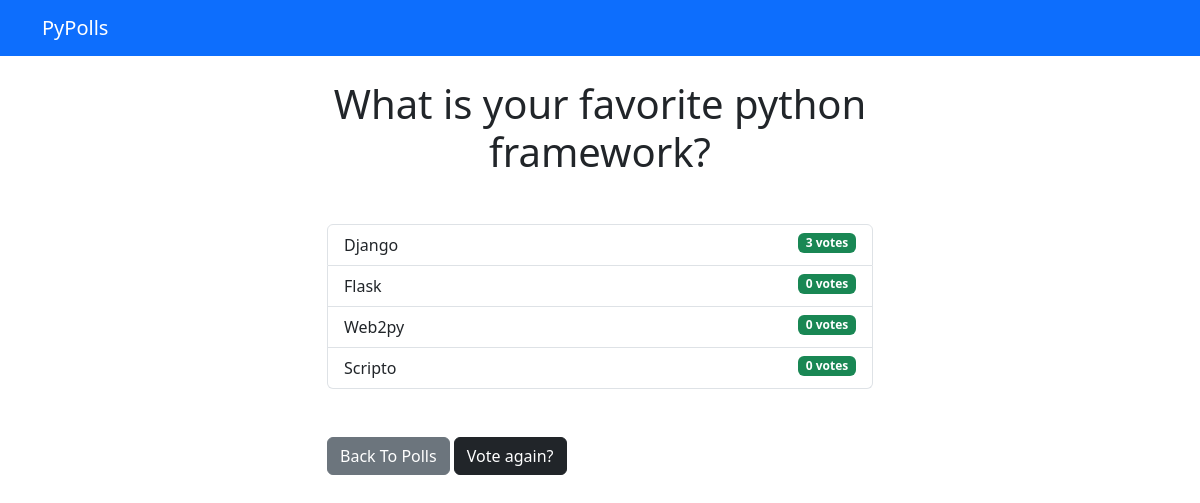
/polls/1/results/, run on an earlier commit of the app's database.
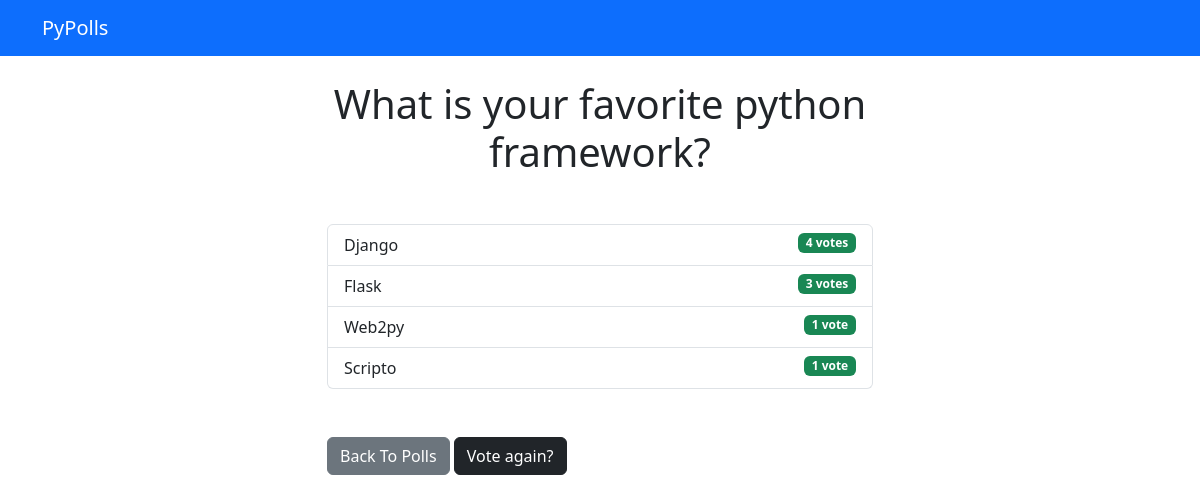
And on a later commit of the database.
### polls/models.py (models this page shows)
class Choice(models.Model):
    question = models.ForeignKey(Question, on_delete=models.CASCADE)
    choice_text = models.CharField(max_length=200)
    votes = models.IntegerField(default=0)

### polls/views.py (the view)
# urls.py: path('<int:question_id>/results/',views.results,name='results'),
def results(request, question_id):
    question = get_object_or_404(Question, pk=question_id)
    return render(request, 'polls/results.html',{'question': question})

### templates/polls/results.html
{% extends 'base.html' %}
{% block content %}
<h1 class="mb-5 text-center">{{ question.question_text }}</h1>
<ul class="list-group mb-5">
	{% for choice in question.choice_set.all %}
	<li class="list-group-item">
		{{ choice.choice_text }}  <span class="badge bg-success float-end">{{ choice.votes }} vote{{ choice.votes | pluralize }}</span>
	</li>
	{% endfor %}
</ul>
<a class="btn btn-secondary" href="{% url 'polls:index' %}">Back To Polls</a>
<a class="btn btn-dark" href="{% url 'polls:detail' question.id %}">Vote again?</a>
{% endblock %}

What changed in the data, as far as the page shows it:
changed Choice "Django": votes "3" → "4"
changed Choice "Flask": votes "0" → "3"
changed Choice "Web2py": votes "0" → "1"; votes|pluralize "s" → (not shown)
changed Choice "Scripto": votes "0" → "1"; votes|pluralize "s" → (not shown)
